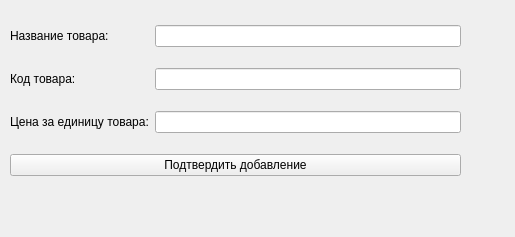
<?xml version="1.0" encoding="UTF-8"?>
<ui version="4.0">
 <class>Form</class>
 <widget class="QWidget" name="Form">
  <property name="geometry">
   <rect>
    <x>0</x>
    <y>0</y>
    <width>515</width>
    <height>237</height>
   </rect>
  </property>
  <property name="windowTitle">
   <string>Form</string>
  </property>
  <widget class="QWidget" name="gridLayoutWidget">
   <property name="geometry">
    <rect>
     <x>10</x>
     <y>10</y>
     <width>451</width>
     <height>181</height>
    </rect>
   </property>
   <layout class="QGridLayout" name="gridLayout">
    <item row="0" column="1">
     <widget class="QLineEdit" name="lineEdit"/>
    </item>
    <item row="2" column="1">
     <widget class="QLineEdit" name="lineEdit_3"/>
    </item>
    <item row="2" column="0">
     <widget class="QLabel" name="label_3">
      <property name="text">
       <string>Цена за единицу товара:</string>
      </property>
     </widget>
    </item>
    <item row="0" column="0">
     <widget class="QLabel" name="label">
      <property name="text">
       <string>Название товара:</string>
      </property>
     </widget>
    </item>
    <item row="1" column="0">
     <widget class="QLabel" name="label_2">
      <property name="text">
       <string>Код товара:</string>
      </property>
     </widget>
    </item>
    <item row="1" column="1">
     <widget class="QLineEdit" name="lineEdit_2"/>
    </item>
    <item row="3" column="0" colspan="2">
     <widget class="QPushButton" name="pushButton">
      <property name="text">
       <string>Подтвердить добавление</string>
      </property>
     </widget>
    </item>
   </layout>
  </widget>
 </widget>
 <resources/>
 <connections/>
</ui>
